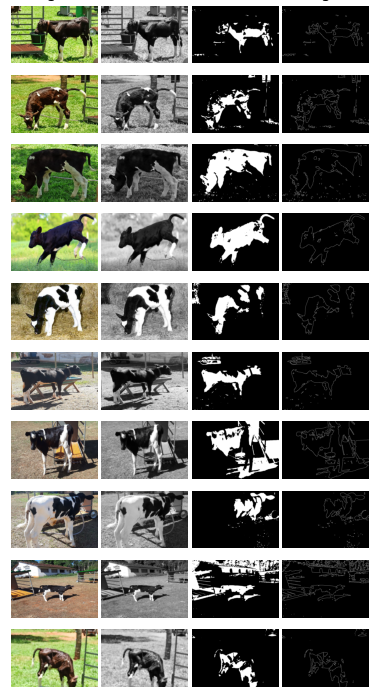
#> input picture 2021-07-10/Srcs/imgplot3.png, 376 x 693 px, found by its file name; its folder holds only this picture in this run
$ python setting_dataSet.py
#> lines starting #> are read from the running program, lines starting #| are printed output that depends on the picture
import cv2 as cv
import os

def load_dataSet(folder):
    dirPath = folder
    Files = os.listdir(dirPath)
    for File in Files:
        imgPath = os.path.join(dirPath, File)
        img = cv.imread(imgPath, cv.IMREAD_GRAYSCALE)
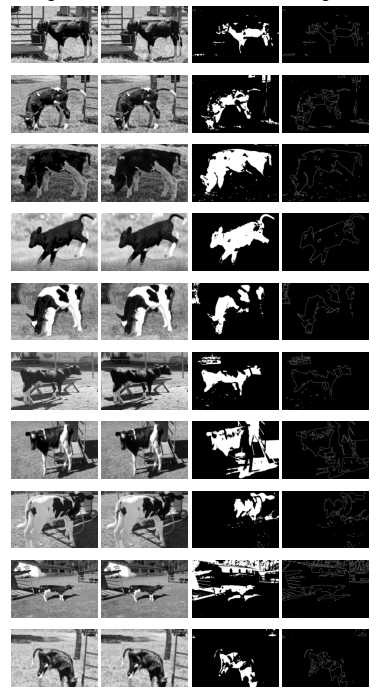
#> img: shape (693, 376); min 0, max 255, mean 115.8
        print(imgPath)
        resized = cv.resize(img, (320,240))
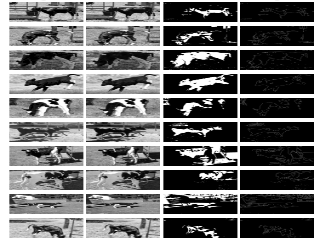
#> resized: shape (240, 320); min 0, max 255, mean 115.6
        cv.imwrite(f'C:\\CodesPy\\ifsp_ic_julio\\2021-13-10\\result\\gray_{File}', resized)

load_dataSet('C:\\CodesPy\\ifsp_ic_julio\\2021-13-10\\Srcs')
